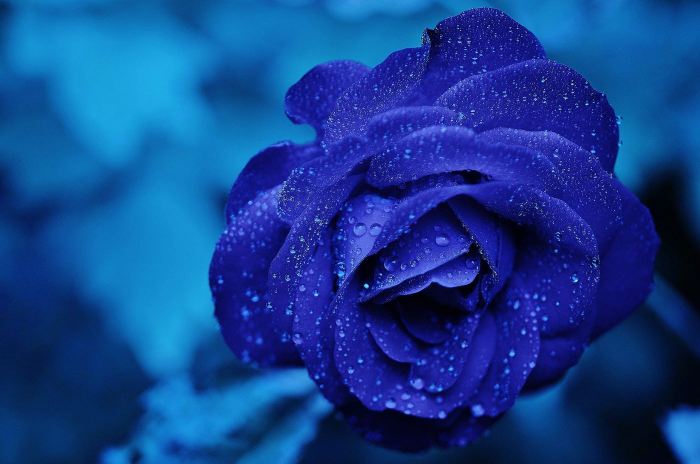
#> input picture DataCollecting/bluerosa.jpeg, 1400 x 927 px (shown at 1/2 size); its folder holds only this picture in this run
$ jupyter execute --allow-errors collecting_data.ipynb
#> lines starting #> are read from the running program, lines starting #| are printed output that depends on the picture
# Collecting Data

The foundation of your project will be to collect appropriate data for the problem you are trying to solve. There is incredible versatility in how you can use an machine learning model. Some examples might be to predict the next social media trend, categorizing cancer cells, trying to better understand the relationship between temperature fluctuations and coffee bean growth rates, or creating a chat bot.

Since we are very early in this course, and - most likely at this point - have not discussed many models, it may be difficult to know what you can do with a dataset, or what is in scope of this course. So by the nature of the course title "Exploring Machine Learning" we will take an explorative approach to your project.

The goal of this part of the project is to explore what data sets you might be interested in, below will be questions to help guide you to selecting a category of data that you want to further explore.

## Identifying what data you want to explore

Data is everywhere and there seems to be data on about anything. You might know exactly what you want to dive deeper into or you might have no idea. Either way I invite you answer the questions below.

Below create a python dictionary with the key being a short summary of the topic of interest, while the value is an explanation of your interest - such as why you are interested in this topic, or why do you feel a strong passion to understand this topic. A topic of interest could be research you are conducting, a topic you are studying at your job, hobbies you have or topics surrounding your identities.

List 5 topics, and for each topic put at least a 50 word description.

For example I might put:

```python
interests = {
    "Cats" : "I have two cats at home, they are basically my children. I would generally like to learn more about cat behavior, health trends and pet owner behavior. It may be interesting to also see industry trends of cat owner, or how they compare to dog owners. Maybe later I want to start to write an app that recognizes cat breeds",

    "Scuba" : "The study of scuba diving seems to be a 'soft' science, and there are general guidelines on when and how long you should do safety stops to avoid getting decompression sickness. Could there be links to human anatomy or behavior on how deep a person should go safely during a dive?",
}
```

[cell 1]
# Do not edit the name of this function, it will be used for grading
def what_are_topics_you_are_interested_in():
    interests = {
        'Neuroscience': 'Ive been fascinated with human behavior ever since my first psychology class in high school. My teacher was very passionate about the field that our classroom became more than just a space to learn-it was a space for deep discussions and debates, so much we would overextend our discussions after the last bell rang. Even though Neuroscience was not part of the curriculum, my teacher insisted we learn about this because she knew we would develop great interest in it and overall introduce us to the science behind the brain, what is known thus far. Since then, Ive developed a strong passion for understanding human behavior, and neuroscience allows me to explore this in real time. Im especially intriguied by why we do the things we do, why are their patterns amongst human personalities, how does our mind begin to forget everything we once loved? It is truly mind blowing! My goal one day is to work alongside Psychedelic Therapy or Neuroengineering to innovate new ways to treat mental illnesses and disorders.' ,
        'Dancing': 'Dancing holds a special place in my heart. Growing up in a latin household I have always been surronded by so many different genres of music, all in which have its own dancing style to. Whether it was a family party, birthday, a graduation, etc. We would dance to bond with one another, laugh, and just have a great time overall. From a young age my older cousins began teaching me how to dance so I would be able to enjoy the family parties with them as I grew older. Little did I know this would change the course of my life! In Latin culture it is common to celebrate a girls 15th birthday as a change of a little girl to now a young woman, at these parties it is known to create a surprise dance to perform to the invitees. I had one of my own and choregraphed this alongside a family friend, then it turned to me choregraphing my neighbors 15th, another friends, and the list kept going. Eventually, I also would participate in a lot of these dances because of my ability to dance well. Overtime, I eventually began to branch out and really wanted to learn other styles of dance, I really wanted to make something out of dance because it is one of the few things I felt confident about. While this dream did not happen, I still have a strong love towards dance and hopefully in the near future, I could create a small dance academy of my own for various dancing styles for young girls and boys to pursue instead of just making it a small hobby!' ,
        'Dog Psychology': 'I have had two dogs in my life and have always been very attached to them. I cannot help but notice how intelligent dogs really are, from being able to perform tricks, chores, etc. Dogs are extremely loyal to their owner despite it not being its birth mother, its behavior is so fascinating, how did dogs come to love humans so much? Along with this, dog psychology offers insight into how dogs perceive human emotions and adapt to human environments, helping us better address issues like separation anxiety, aggression, and phobias, leading to happier, more well-adjusted pets.' ,
        'Economics': 'A lot of people may think that economics is the study of money but really it’s the study of human behavior in the face of incentives and constraints. What I love about economics is how it helps us understands how human beings come together and form institutions like markets in an organic manner and the room this analysis gives us to create policy for human development' ,
        'Lifting': 'Weightlifting serves as an outlet to step away from daily stress with school or work. It is one of the few times that I am able to step away from all electronics and everything and really just focus on myself and work on myself. Weightlifting allows me to challenge myself with different workouts or different lifting styles. While it is something that I use for myself, I believe it is something I could possibly use in Neuro, linking behavioral effects whether positive or negative from weightlifting.'
        ''
    } # Fill out your interests
    return interests
# Note: you can use the \ symbol to continue your string to the next line, this makes
# things look a bit prettier
# Example:
print("This is an \
      extended string ")

## Do datasets exist for my interests?

There is lots of data out there but not for everything. Below are some websites where you can take a look at available datasets. Go ahead and search for datasets related to your topic. Are there many data sets surrounding your topic? Are there many different types of data like categorical, regression, images, etc? If there are limited data sets, do you feel comfortable with the challenge of creating your own data? (Note creating your own data set to supplement existing datasets will increase your score on this assignment)

> You can find a link to databases on the course page!

For 3 of your topics find 3 databases you might want to use for your project. Below create a dictionary with the keys being the topic values you listed above and the value a link of 3 data bases you would like to explore. If you would like to make your own data too make add a string "Create my own data" to the end of the list

Note, if you have trouble finding datasets for your topic you can make your dataset more general, or try a different topic. For example for my "Cats" topic I could expand it to "Pets", "Pet Toy Sales" or "Pet Health Benefits"

You can always change your topic and dataset later, so don't feel that these decisions are permanent.

While searching did it generate any ideas on interests or data sets you would like to explore? - If so you can add or replace a topic to the dictionary above!

Example"

```python
datasets = {
    "Cats" : ["https://www.kaggle.com/datasets/ma7555/cat-breeds-dataset", "https://example.com", "https://example.com", "Create my own data"],

    "Second Topic": ["https://example.com", "https://example.com", "https://example.com"],

    "Third Topic" : ["https://example.com", "https://example.com", "https://example.com"]
}
```

[cell 2]
def find_some_datasets():
    datasets = {
        'Neuroscience': ['https://plos.figshare.com/articles/dataset/How_regularity_representations_of_short_sound_patterns_that_are_based_on_relative_or_absolute_pitch_information_establish_over_time_An_EEG_study/4973753?file=8379500',
                         'https://github.com/neural-data-science/Ch3b_materials/tree/main/data', 'https://data.mendeley.com/datasets/njyw6vdztn/1/files/8c23163f-bd1b-4f53-915a-2d6ffbbdf71c'
 ] ,
        'Dog Psychology': ['https://data.world/len/dog-canine-breed-size-akc ', 'https://data.world/len/akc-popular-dog-breeds','https://data.world/len/dog-size-intelligence-linked' ] ,
        'Economics': ['https://fred.stlouisfed.org/series/UNEMPLOY ' , 'https://fred.stlouisfed.org/series/GDP ' , 'https://fred.stlouisfed.org/series/FEDFUNDS']
    }
    return datasets

[cell 3]
import cv2
from sklearn.cluster import KMeans
from collections import Counter
import numpy as np
import pandas as pd
import os
import matplotlib.pyplot as plt
from sklearn.decomposition import PCA

[cell 4]
def get_image(image_path):
    image = cv2.imread(image_path)
    image = cv2.cvtColor(image, cv2.COLOR_BGR2RGB)
    return image
def RGB2HEX(color):
    return "#{:02x}{:02x}{:02x}".format(int(color[0]), int(color[1]), int(color[2]))

#> (a cell that did not finish here is left out)

#> (a cell that did not finish here is left out)

#> (a cell that did not finish here is left out)

#> (a cell that did not finish here is left out)

#> (a cell that did not finish here is left out)

[cell 10]
# Sample image array
image_array = np.array([[[226, 242, 253],
                         [226, 242, 253],
                         [226, 242, 253]],
                        [[226, 242, 253],
                         [226, 242, 253],
                         [226, 242, 253]]], dtype=np.uint8)

# Get the height and width of the image
height, width, _ = image_array.shape

# Create lists for x, y, R, G, B values
data = {
    'x': [],
    'y': [],
    'R': [],
    'G': [],
    'B': []
}

# Populate the data dictionary
for y in range(height):
    for x in range(width):
        r, g, b = image_array[y, x]
        data['x'].append(x)
        data['y'].append(y)
        data['R'].append(r)
        data['G'].append(g)
        data['B'].append(b)
#> call 2 of get_image, with image_path = 'DataCollecting/bluerosa.jpeg'
#> in get_image, image is the input picture: shape (927, 1400, 3); mean B, G, R 143.7, 64.2, 18.5

# Create a DataFrame from the data dictionary
df = pd.DataFrame(data)

# Save to a CSV file
df.to_csv('image_data.csv', index=False)

[cell 11]
def rgbtable(array,file_name):
    modified_image = array.reshape(array.shape[0]*array.shape[1], 3)
    # Get the height and width of the image
    height, width, _ = modified_image.array.shape
    # Create lists for x, y, R, G, B values
    data = {
    'x': [],
    'y': [],
    'R': [],
    'G': [],
    'B': []
}

    # Populate the data dictionary
    for y in range(height):
        for x in range(width):
            r, g, b = array[y, x]
            data['x'].append(x)
            data['y'].append(y)
            data['R'].append(r)
            data['G'].append(g)
            data['B'].append(b)

    # Create a DataFrame from the data dictionary
    df = pd.DataFrame(data)

    # Save to a CSV file
    df.to_csv('rgbdata/'+ file_name + '.csv', index=False)

[cell 12]
# Path to your folder with images
folder_path = 'DataCollecting/'

# Loop through all files in the folder
#> (the rest of this cell did not finish here and is left out)

#> (a cell that did not finish here is left out)

[cell 14]
#2. K means clustering based off website plays mentioned
from sklearn.datasets import make_blobs
X, y_true = make_blobs(n_samples=52, centers=5,
                       cluster_std=0.15, random_state=0)
plt.figure()
plt.scatter(X[:,0], X[:,1], s=50)
plt.show()
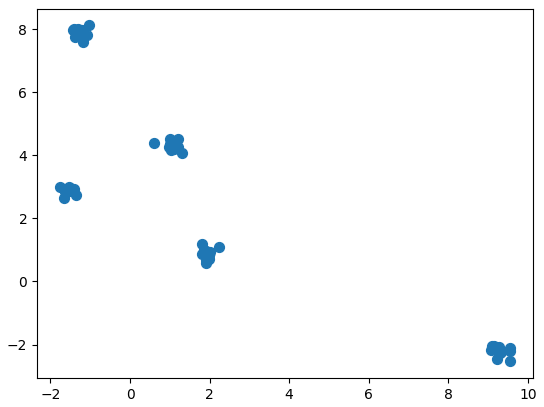
#> figure drawn by matplotlib, 1 panel
